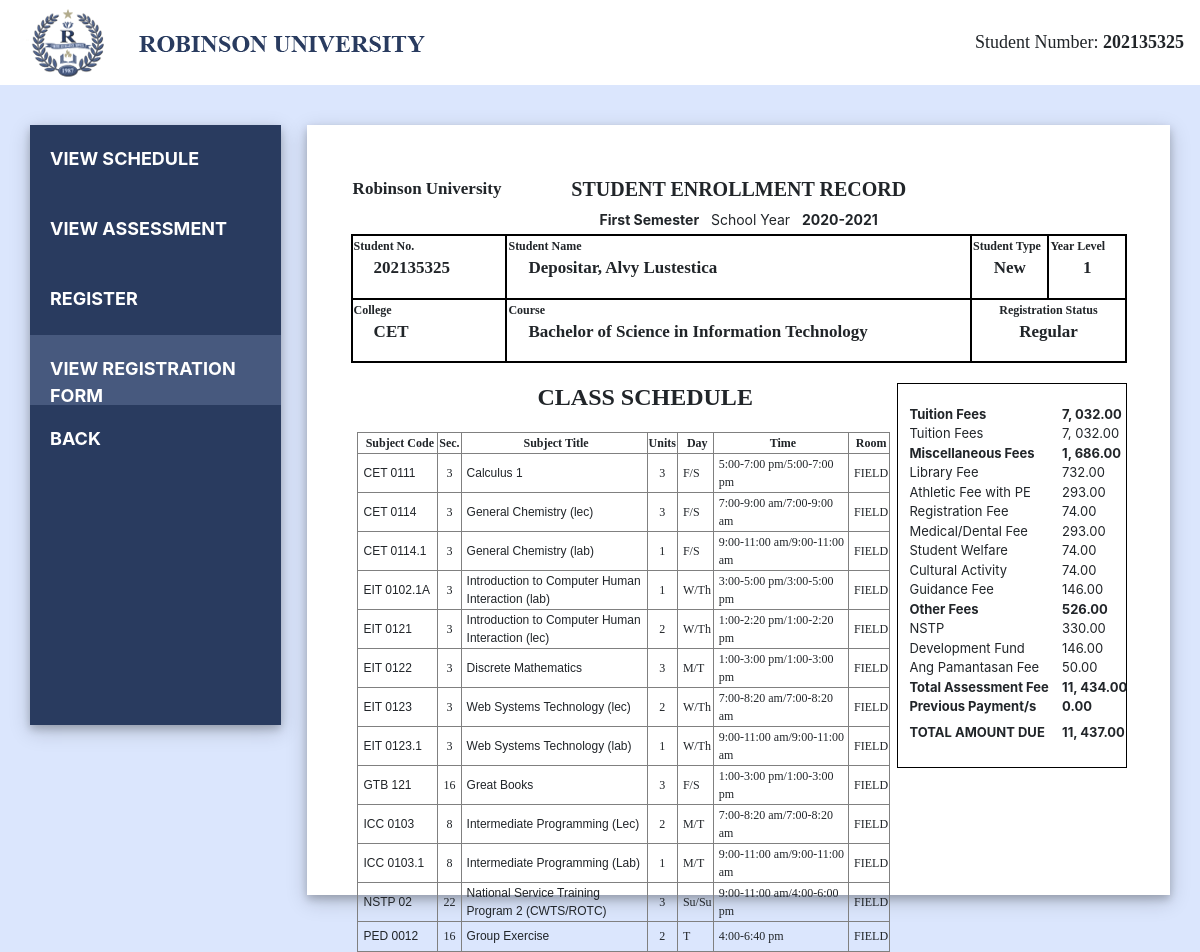
Screenshot of /viewRegForm.php (signed in) with the database file from the repository.
### tables this page shows
CREATE TABLE `personalinfo` (
  `id` int(11) NOT NULL,
  `studID` bigint(20) NOT NULL DEFAULT 2021,
  `password` varchar(150) NOT NULL DEFAULT '2021',
  `lastname` varchar(45) NOT NULL,
  `firstname` varchar(45) NOT NULL,
  `middlename` varchar(45) NOT NULL,
  `nExtension` text NOT NULL,
  `lrn` bigint(12) NOT NULL,
  `seks` varchar(11) NOT NULL,
  `birthdate` varchar(12) NOT NULL,
  `age` int(2) NOT NULL,
  `address` text NOT NULL,
  `height` int(5) NOT NULL,
  `citizenship` varchar(50) NOT NULL,
  `weight` int(5) NOT NULL,
  `religion` varchar(150) NOT NULL,
  `civil_status` varchar(150) NOT NULL,
  `cpnum` bigint(15) NOT NULL,
  `email` varchar(150) NOT NULL,
  `fathername` varchar(250) NOT NULL,
  `mothername` varchar(250) NOT NULL,
  `fathernum` bigint(15) NOT NULL,
  `mothernum` bigint(15) NOT NULL,
  `gname` varchar(150) NOT NULL,
  `gnum` varchar(11) NOT NULL,
  `schcategory` varchar(150) NOT NULL,
  `lschname` varchar(250) NOT NULL,
  `lschadd` text NOT NULL,
  `ave` varchar(5) NOT NULL,
  `course` varchar(250) NOT NULL DEFAULT 'none',
  `college` varchar(150) NOT NULL DEFAULT 'college',
  `regStatus` varchar(150) NOT NULL DEFAULT 'Regular',
  `studType` varchar(150) NOT NULL DEFAULT 'New',
  `yrlvl` int(150) NOT NULL DEFAULT 1,
  `enrollStatus` varchar(150) NOT NULL DEFAULT 'Not Yet Enrolled',
  `sched` int(5) NOT NULL DEFAULT 0
);

CREATE TABLE `schedules` (
  `subjectCode` varchar(20) NOT NULL,
  `section` int(10) NOT NULL,
  `subjectTitle` varchar(50) NOT NULL,
  `units` int(3) NOT NULL,
  `days` varchar(5) NOT NULL,
  `time` varchar(30) NOT NULL,
  `room` varchar(10) NOT NULL,
  `sets` int(11) NOT NULL
);

### viewRegForm.php (the view, shortened to what this page needs)
<?php
	include_once 'config.php';
	  if (isset($_SESSION['sid'])) {
		$sid = $_SESSION['sid'];
		$es = "Enrolled";
		$update = "UPDATE personalinfo SET enrollStatus = '$es' WHERE studID= $sid";
		if (mysqli_query($con, $update)) {
			$sql = "SELECT * FROM personalinfo WHERE studID = '$sid' ";
			$result= mysqli_query($con, $sql);
			if ($result) {
				if($row = mysqli_fetch_array($result)) {
					$sched = $row['sched'];
?>
<!DOCTYPE html>
<html>
	<head>
		<link rel="stylesheet" href="https://maxcdn.bootstrapcdn.com/bootstrap/4.0.0/css/bootstrap.min.css">
	</head>
	<body>
			<nav class="navbar navbar-expand-md navbar-dark fixed-top nav-color nav2 d-flex flex-column flex-md-row justify-content-between">
				<img src="header.png" style="margin-left: 0px;">
					<a class="py-2 d-none d-md-inline-block font" name = sid>Student Number: <b><?php echo $sid; ?> </b></a>
			</nav>
			<div class="row">
				<div class="column1">
					<ul><b>
					  <li><a href="viewSched.php">VIEW SCHEDULE</a></li>
					  <li><a href="viewAssessment.php">VIEW ASSESSMENT</a></li>
					  <li><a href="enrollConfirmation.php">REGISTER</a></li>
					  <li><a class="active" href="viewRegForm.php">VIEW REGISTRATION FORM</a></li>
					  <li><a href="logintabs.php">BACK</a></li>
					</ul></b>
				</div>
				<div class="column2">
					<div id="mainPanel" >
						<br><br>
						<table style="width:90%; margin: auto;">
							<tr>
								<td width="20%" style="font-family: Serif; font-size: 17px;"> <b> Robinson University </b></td>
								<td width="60%" style="text-align: center; font-family: Serif;  font-size: 20px;"> <b> STUDENT ENROLLMENT RECORD </b></td>
								<td width="20%" colspan="2"></td>
							</tr>
							<tr>
								<td colspan="4" style="text-align: center; font-size: 14px;"><b>First Semester</b> &nbsp	School Year &nbsp <b>2020-2021</b>
								</td>
							</tr>
							<tr width="95%">
								<td width="20%" class="font1">Student No.
									<p class="font2" style="margin-left: 20px;"><?php echo $row['studID']; ?></p>
								</td>
								<td width="60%" class="font1">Student Name
									<p class="font2" style="margin-left: 20px;"><?php echo $row['lastname'] .", ". $row['firstname'] ." " . $row['middlename'] ?></p>
								</td>
								<td width="10%" class="font1">Student Type
									<p class="font2" style="text-align: center;"><?php echo $row['studType']; ?></p>
								</td>
								<td width="10%" class="font1">Year Level
									<p class="font2" style="text-align: center;"><?php echo $row['yrlvl']; ?></p>
								</td>
							</tr>
							<tr width="95%">
								<td width="20%" class="font1">College
									<br>
									<p class="font2" style="margin-left: 20px;"><?php echo $row['college']; ?></p>
								</td>
								<td width="10%" class="font1">Course
									<br>
									<p class="font2" style="margin-left: 20px;"><?php echo $row['course']; ?></p>
								</td>
								<td width="10%" class="font1" style="text-align: center;" colspan="2">Registration Status
									<br>
									<p class="font2" style="text-align: center;"><?php echo $row['regStatus']; ?></p>
								</td>
							</tr>
						</table>
						<div style="margin: 0; width: 95%;">
							<div class="sched">
							<h4 style="font-family: Serif; font-weight: bold; margin-left: 230px; margin-top: 20px;"> CLASS SCHEDULE </h4>
								<table width="100%" style="margin-left: 50px; margin-top: 20px;" class="font3" border="1">
									<tr>
										<th class="c1" style="font-family: Serif; font-size: 12px; text-align: center;">Subject Code</th>
										<th class="c2" style="font-family: Serif; font-size: 12px;">Sec.</th>
										<th class="c3" style="font-family: Serif; font-size: 12px; text-align: center;">Subject Title</th>
										<th class="c4" style="font-family: Serif; font-size: 12px;">Units</th>
										<th class="c5" style="font-family: Serif; font-size: 12px; text-align: center;">Day</th>
										<th class="c6" style="font-family: Serif; font-size: 12px; text-align: center;">Time</th>
										<th class="c7" style="font-family: Serif; font-size: 12px; text-align: center;">Room</th>
									</tr>
									<?php
									$sql2 = "SELECT * FROM schedules WHERE sets = '$sched' ";
										$result2 = mysqli_query($con, $sql2);
										if (mysqli_num_rows($result2) > 0) {
										while($row2 = mysqli_fetch_assoc($result2)) {
											echo "<tr>
												<td class = c1>". $row2['subjectCode']."</td>
												<td class = c2>". $row2['section'] . "</td>
												<td class = c3>". $row2['subjectTitle'] ."</td>
												<td class = c4>". $row2['units'] . "</td>
												<td class = c5>". $row2['days'] . "</td>
												<td class = c6>". $row2['time'] . "</td>
												<td class = c7>". $row2['room'] . "</td>
											</tr>";
											}
										}
									 ?>
								</table>
							</div>
							<div class="payment">
							<br>
								<table width="100%" style="margin-left: 10px;">
									<tr>
										<td >
											<b>Tuition Fees</b><br>
											Tuition Fees<br>
											<b>Miscellaneous Fees</b><br>
											Library Fee<br>
											Athletic Fee with PE <br>
											Registration Fee <br>
											Medical/Dental Fee <br>
											Student Welfare <br>
											Cultural Activity <br>
											Guidance Fee <br>
											<b>Other Fees</b><br>
											NSTP <br>
											Development Fund <br>
											Ang Pamantasan Fee <br>
											<b>Total Assessment Fee</b> <br>
											<b>Previous Payment/s </b> <br>
										</td>
										<td>
											<b>7, 032.00</b><br>
											7, 032.00<br>
											<b>1, 686.00</b><br>
											732.00<br>
											293.00<br>
											74.00<br>
											293.00<br>
											74.00<br>
											74.00<br>
											146.00<br>
											<b>526.00<br></b>
											330.00<br>
											146.00<br>
											50.00<br>
											<b>11, 434.00</b><br>
											<b>0.00</b><br>
										<td>
									</tr>
									<tr>
										<td><b>TOTAL AMOUNT DUE</b></td>
										<td><b>11, 437.00</b></td>
									</tr>
								</table>  <br>
							</div>
						</div>
					</div>
				</div>
			</div>
			<footer class="container">
			  <center><p>© Company 2021-2022</p></center>
			</footer>
	</body>
</html>
<?php
			}
		}
	}
} else {
	 header('location: login.php');
	 exit();
	}
 ?>

### viewRegForm.php (style rules this page uses)
body { background-color: #dbe6fd; }
.nav2 { background-color: white; height: 85px; width:100%; position: static; float: right; display: inline-block; }
ul { top: 40px; bottom: 50px; background-color: #293b5f; width: 100%; height: 600px; position: relative; box-shadow: 0 4px 8px 0 rgba(0, 0, 0, 0.2), 0 6px 20px 0 rgba(0, 0, 0, 0.19); font-size: 18px; list-style-type: none; color: white; padding: 0; overflow: auto; }
li a { height: 70px; display: block; color: white; padding: 20px; text-decoration: none; }
li a.active { background-color: #47597E; color: white; }
#mainPanel { top: 40px; background-color: white; width: 97%; right: 0px; bottom:0px; float: right; height: 770px; position: relative; box-shadow: 0 4px 8px 0 rgba(0, 0, 0, 0.2), 0 6px 20px 0 rgba(0, 0, 0, 0.19); }
.row { margin:auto; width:95%; }
.column1 { width:22%; }
.column2 { margin: 0; width:78%; }
.c1 { width:15%; font-family: sans-serif; padding-left: 5px; }
.c2 { text-align:center; }
.c4 { text-align:center; }
.c3 { width: 35%; font-family: sans-serif; padding-left: 5px; }
.c5 { padding-left: 5px; }
.c6 { padding-left: 5px; }
.c7 { padding-left: 5px; }
.font1 { font-family: serif; font-size: 12px; font-weight: bold; border: 2px solid black; }
.font { font-family: Serif; font-size: 18px; }
.font2 { font-family: serif; font-size: 17px; font-weight: bold; }
.font3 { font-family: Serif; font-size: 12px; }
td { height: 30px; }
.payment { float: right; border: 1px solid black; width:28%; margin-top:20px; font-size: 13px; }
.sched { float: left; width: 65%; }

### rows the page displays
personalinfo: studID "202135325", lastname "Depositar", firstname "Alvy", middlename "Lustestica", studType "New", yrlvl "1", college "CET", course "Bachelor of Science in Information Technology", regStatus "Regular"
schedules: subjectCode "CET 0111", section "3", subjectTitle "Calculus 1", units "3", days "F/S", time "5:00-7:00 pm/5:00-7:00 pm", room "FIELD"
schedules: subjectCode "CET 0114", section "3", subjectTitle "General Chemistry (lec)", units "3", days "F/S", time "7:00-9:00 am/7:00-9:00 am", room "FIELD"
schedules: subjectCode "CET 0114.1", section "3", subjectTitle "General Chemistry (lab)", units "1", days "F/S", time "9:00-11:00 am/9:00-11:00 am", room "FIELD"
schedules: subjectCode "EIT 0102.1A", section "3", subjectTitle "Introduction to Computer Human Interaction (lab)", units "1", days "W/Th", time "3:00-5:00 pm/3:00-5:00 pm", room "FIELD"
schedules: subjectCode "EIT 0121", section "3", subjectTitle "Introduction to Computer Human Interaction (lec)", units "2", days "W/Th", time "1:00-2:20 pm/1:00-2:20 pm", room "FIELD"
schedules: subjectCode "EIT 0122", section "3", subjectTitle "Discrete Mathematics", units "3", days "M/T", time "1:00-3:00 pm/1:00-3:00 pm", room "FIELD"
schedules: subjectCode "EIT 0123", section "3", subjectTitle "Web Systems Technology (lec)", units "2", days "W/Th", time "7:00-8:20 am/7:00-8:20 am", room "FIELD"
schedules: subjectCode "EIT 0123.1", section "3", subjectTitle "Web Systems Technology (lab)", units "1", days "W/Th", time "9:00-11:00 am/9:00-11:00 am", room "FIELD"
schedules: subjectCode "GTB 121", section "16", subjectTitle "Great Books", units "3", days "F/S", time "1:00-3:00 pm/1:00-3:00 pm", room "FIELD"
schedules: subjectCode "ICC 0103", section "8", subjectTitle "Intermediate Programming (Lec)", units "2", days "M/T", time "7:00-8:20 am/7:00-8:20 am", room "FIELD"
schedules: subjectCode "ICC 0103.1", section "8", subjectTitle "Intermediate Programming (Lab)", units "1", days "M/T", time "9:00-11:00 am/9:00-11:00 am", room "FIELD"
schedules: subjectCode "NSTP 02", section "22", subjectTitle "National Service Training Program 2 (CWTS/ROTC)", units "3", days "Su/Su", time "9:00-11:00 am/4:00-6:00 pm", room "FIELD"
schedules: subjectCode "PED 0012", section "16", subjectTitle "Group Exercise", units "2", days "T", time "4:00-6:40 pm", room "FIELD"

### other values shown
$sid "202135325"
